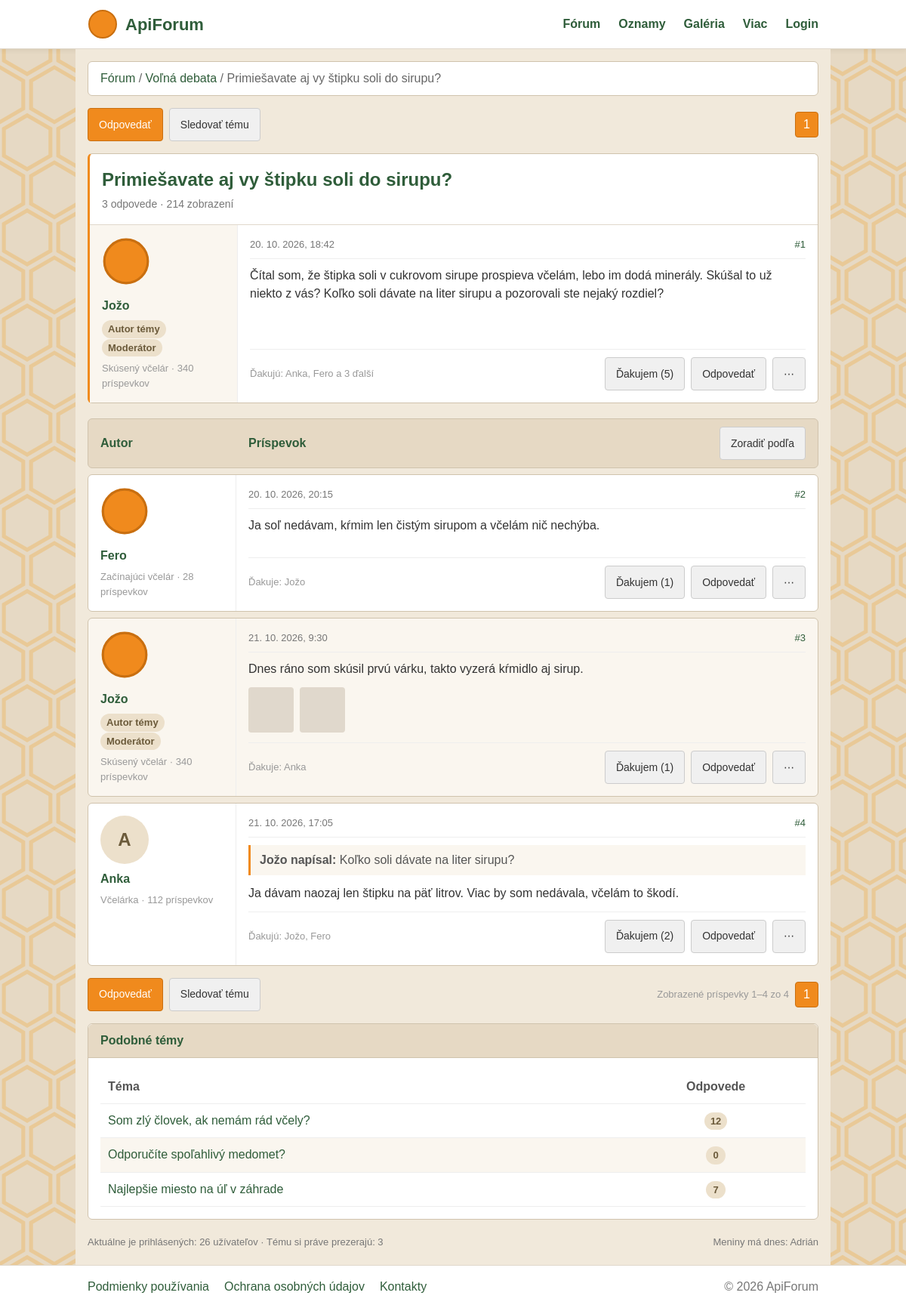
The app's page /?c=forum&a=topic&id=1 with its own data.
### tables this page shows
CREATE TABLE `topics`
(
    `id`        int(11)      NOT NULL AUTO_INCREMENT,
    `title`     varchar(150) NOT NULL,
    `text`      text         NOT NULL,
    `createdAt` datetime     NOT NULL,
    `author`    varchar(100) NOT NULL,
    PRIMARY KEY (`id`)
);

### App/Views/Forum/topic.view.php (the view, shortened to what the rows shown need)
<nav class="breadcrumb">
    <a href="<?= $link->url('forum.index') ?>">Fórum</a> /
    <a href="<?= $link->url('forum.index') ?>">Voľná debata</a> /
    <span><?= e($topic->getTitle()) ?></span>
</nav>
<article class="card section-box post-first" id="prispevok-1">
    <div class="category-header topic-title">
        <h1><?= e($topic->getTitle()) ?></h1>
        <p class="category-meta">3 odpovede · 214 zobrazení</p>
    </div>
    <div class="post">
        <div class="post-author">
            <div>
                <h2><a href="<?= $link->url('profile.index') ?>"><?= e($topic->getAuthor()) ?></a></h2>
            </div>
        </div>
        <div class="post-body">
            <div class="post-head">
                <time datetime="<?= date('Y-m-d\TH:i', strtotime($topic->getCreatedAt())) ?>"><?= date('j. n. Y, G:i', strtotime($topic->getCreatedAt())) ?></time>
                <a href="#prispevok-1">#1</a>
            </div>
            <p><?= nl2br(e($topic->getText())) ?></p>
            <div class="post-foot">
                <span class="muted">Ďakujú: Anka, Fero a 3 ďalší</span>
                <div class="post-actions">
                </div>
            </div>
        </div>
    </div>
</article>
<div class="posts-list">
    <article class="post" id="prispevok-2">
        <div class="post-author">
            <div>
                <h2><a href="<?= $link->url('profile.index') ?>">Fero</a></h2>
            </div>
        </div>
    </article>
    <article class="post" id="prispevok-3">
        <div class="post-author">
            <div>
                <h2><a href="<?= $link->url('profile.index') ?>">Jožo</a></h2>
            </div>
        </div>
    </article>
    <article class="post" id="prispevok-4">
        <div class="post-author">
            <div>
                <h2><a href="<?= $link->url('profile.index') ?>">Anka</a></h2>
            </div>
        </div>
    </article>
</div>
<section class="card section-box">
    <h2 class="section-title">Podobné témy</h2>
    <div class="section-body">
        <table class="forum-table">
            <thead>
            <tr>
                <th>Téma</th>
                <th class="count">Odpovede</th>
            </tr>
            </thead>
        </table>
    </div>
</section>

### records on screen
topics: title "Primiešavate aj vy štipku soli do sirupu?", author "Jožo", createdAt "20. 10. 2026, 18:42", text "Čítal som, že štipka soli v cukrovom sirupe prospieva včelám, lebo im dodá minerály. Skúšal to už niekto z vás? Koľko soli dávate na liter sirupu a pozorovali ste nejaký rozdiel?"
